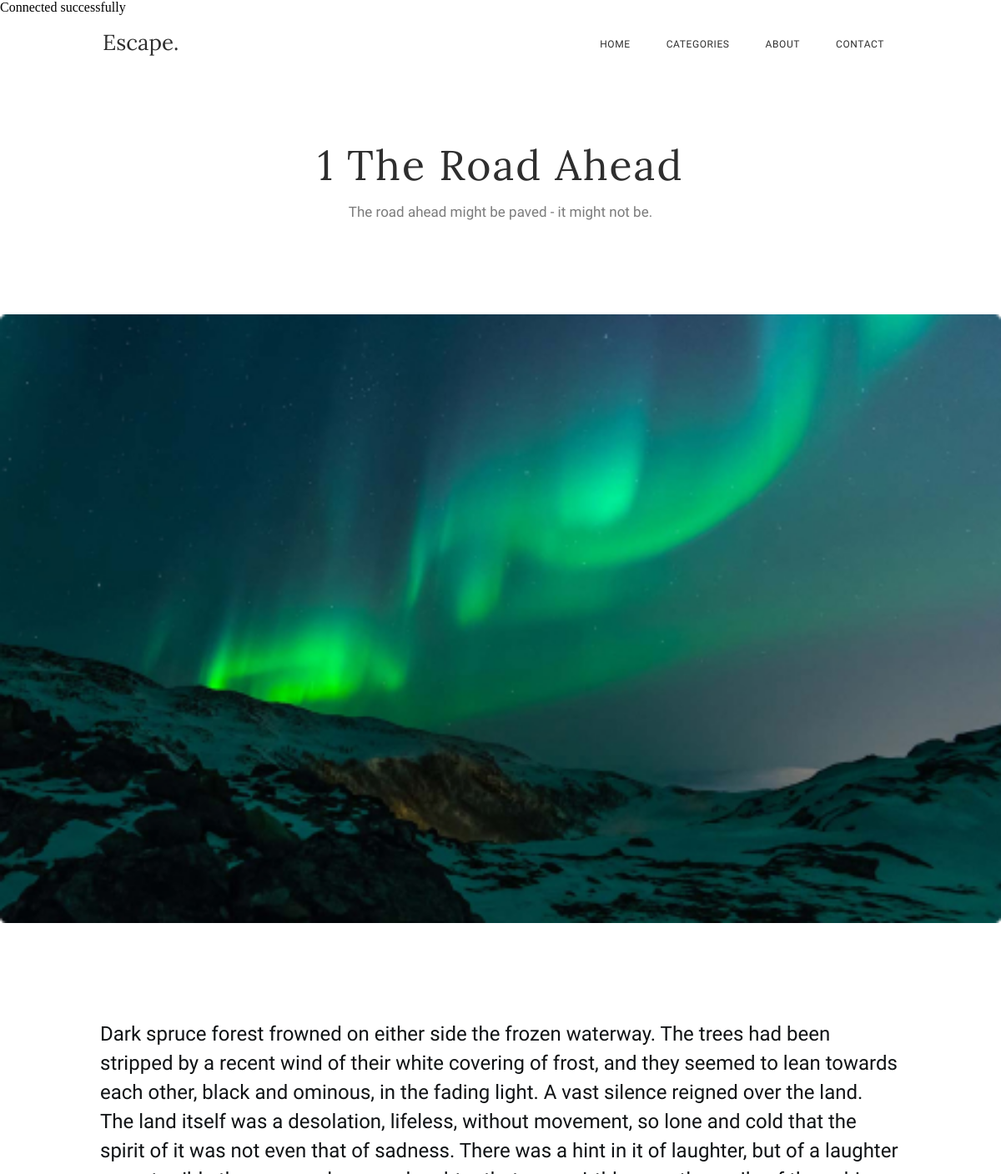
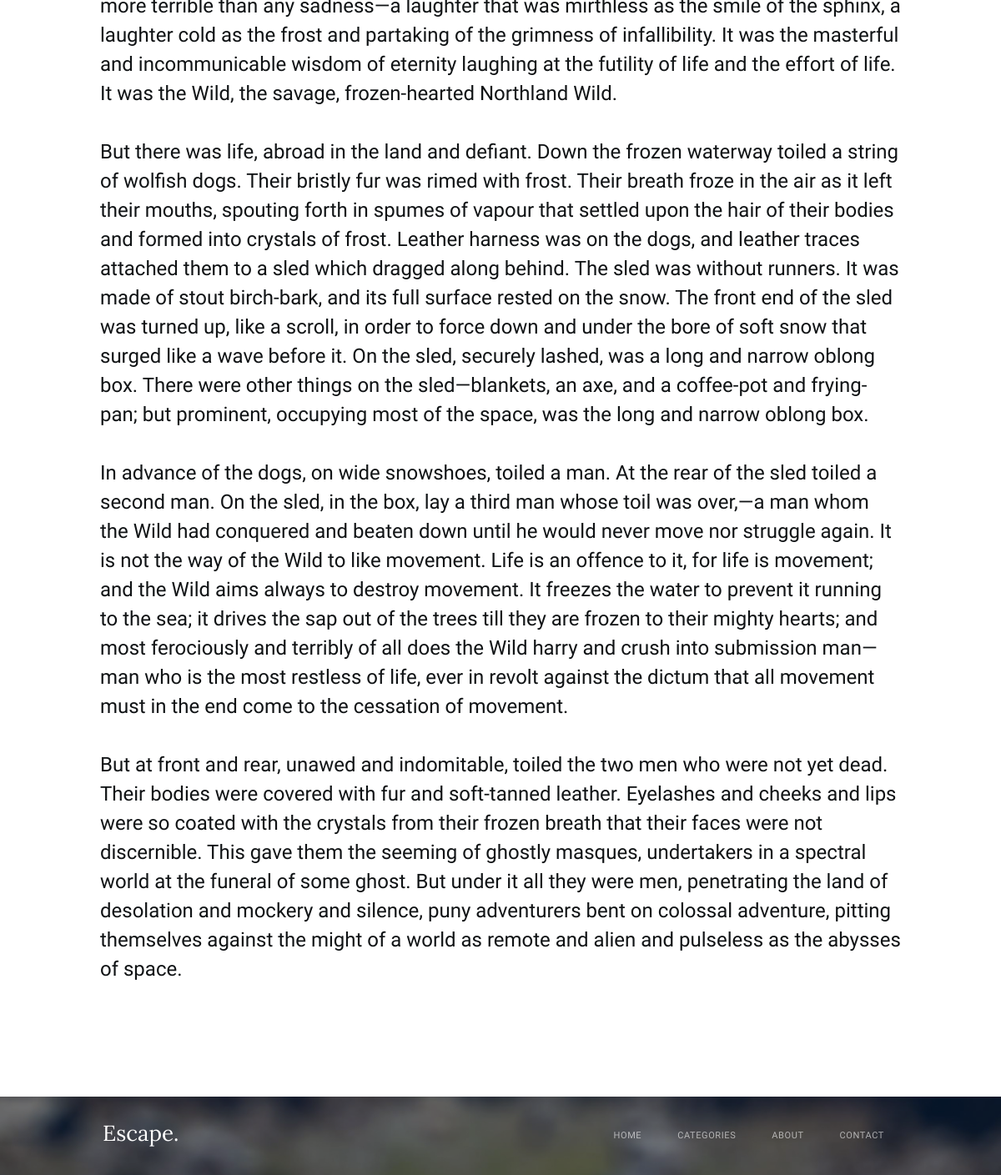
Page /post?id=1 on the committed database (2 pictures, top to bottom).
### tables this page shows
CREATE TABLE `post` (
	`id` INT(10) NOT NULL AUTO_INCREMENT,
	`title` VARCHAR(255) NOT NULL COLLATE 'utf8mb4_unicode_ci',
	`subtitle` VARCHAR(255) NOT NULL COLLATE 'utf8mb4_unicode_ci',
	`img_src` VARCHAR(255) NOT NULL COLLATE 'utf8mb4_unicode_ci',
	`img_alt` VARCHAR(255) NOT NULL COLLATE 'utf8mb4_unicode_ci',
	`author` VARCHAR(255) NOT NULL COLLATE 'utf8mb4_unicode_ci',
	`timestamp` INT(10) NOT NULL,
	`author_img` VARCHAR(255) NOT NULL COLLATE 'utf8mb4_unicode_ci',
	`author_img_alt` VARCHAR(255) NOT NULL COLLATE 'utf8mb4_unicode_ci',
	`label` INT(10) NOT NULL,
	`content` TEXT NOT NULL COLLATE 'utf8mb4_unicode_ci',
	`featured` INT(10) NOT NULL,
	PRIMARY KEY (`id`) USING BTREE
)
COLLATE='utf8mb4_unicode_ci';

### connectDB.php (called while the page is built, shortened)
<?php
function createDBConnection(): mysqli
{
    $conn = new mysqli(HOST, USERNAME, PASSWORD, DATABASE);
    return $conn;
}
function getPostFromDB(&$id, &$post): array
{
    $conn = createDBConnection();
    $sql = "SELECT id, title, subtitle, img_src, img_alt, author, timestamp, author_img, author_img_alt, label, content, featured FROM post WHERE id = {$id}";
    $result = $conn->query($sql);
    if ($result->num_rows == 1) {
        if ($row = $result->fetch_assoc()) {
            $post = $row;
        }
    } else {
        throw new Exception('Страница с таким id не существует');
        header("Location: /404.php");
    }
    return $post;
}
?>

### header.php (called while the page is built)
<?php
    $blockName = 'header-content';
    include 'header-footer_template.php';
?>

### footer.php (called while the page is built)
<?php
    $blockName = 'footer-content';
    include 'header-footer_template.php';
?>

### post.php (the view, shortened to what this page needs)
<?php
    include 'connectDB.php';
    $id = $_GET['id'];
    $post = [];
    try
    {
        getPostFromDB($id, $post);
    }
    catch (Throwable $error)
    {
        echo $error->getMessage();
        exit();
    }
?>
<!DOCTYPE html>
<html lang="en">
	<head>
        <link rel='stylesheet' type='text/css' href='/static/styles/the_road_ahead.css'>
	</head>
	<body>
        <header>
            <?php
                include 'header.php';
            ?>
        </header>
        <main>
            <div class="main-content">
                <div class="main-content__title">
                    <h2 class="main-content__title-item title"><?= $post['id'] ?><?php echo ' ' ?><?= $post['title'] ?></h2>
                    <h2 class="main-content__title-item subtitle"><?= $post['subtitle'] ?></h2>
                </div>
                <img class="image" src="<?= $post['img_src'] ?>" alt="<?= $post['img_alt'] ?>">
                <div class="main-content__text text">
                    <?= $post['content'] ?>
                </div>
            </div>
        </main>
        <footer class="footer">
            <?php
                include 'footer.php';
            ?>
        </footer>
	</body>
</html>

### header-footer_template.php
<?php
$keys = [
    'logo' => 'Escape.',
    'link' => '/home',
];
$item_1 = [
    'link' => '/home',
    'name' => 'HOME',
];
$item_2 = [
    'link' => '#',
    'name' => 'CATEGORIES',
];
$item_3 = [
    'link' => '#',
    'name' => 'ABOUT',
];
$item_4 = [
    'link' => '#',
    'name' => 'CONTACT',
];
?>
<div class="<?= $blockName ?> container">
    <a class="<?= $blockName ?>__logo logo" href="<?= $keys['link'] ?>"><?= $keys['logo'] ?></a>
    <nav class="<?= $blockName ?>__menu">
        <ul class="<?= $blockName ?>__menu-list list">
            <li class="<?= $blockName ?>__menu-item"><a href="<?= $item_1['link'] ?>" class="<?= $blockName ?>__menu-link link"><?= $item_1['name'] ?></a></li>
            <li class="<?= $blockName ?>__menu-item"><a href="<?= $item_2['link'] ?>" class="<?= $blockName ?>__menu-link link"><?= $item_2['name'] ?></a></li>
            <li class="<?= $blockName ?>__menu-item"><a href="<?= $item_3['link'] ?>" class="<?= $blockName ?>__menu-link link"><?= $item_3['name'] ?></a></li>
            <li class="<?= $blockName ?>__menu-item"><a href="<?= $item_4['link'] ?>" class="<?= $blockName ?>__menu-link link"><?= $item_4['name'] ?></a></li>
        </ul>
    </nav>
</div>

### styles/the_road_ahead.css (style rules this page uses)
* { margin: 0; padding: 0; }
.container { max-width: 960px; margin: 0 auto; display: flex; justify-content: space-between; }
a.footer-content__logo { color:rgb(255, 255, 255); }
.header-content__menu-link { color: #2E2E2E; }
.footer-content__menu-link { color: #FFFFFF99; }
a.header-content__logo { color:rgb(46, 46, 46); }
a { text-decoration: none; }
.header-content { padding: 17px 0; }
.logo { width: 92px; height: 26px; padding: 3px 10px 10px 3px; float: left; font: 400 26px/26px 'Lora', serif; }
.list { margin: 0; font-family: 'Oxygen', sans-serif; font-size: 12px; font-weight: 400; line-height: 20px; vertical-align: middle; }
.header-content__menu-list li { display: inline-block; letter-spacing: 0.6px; font: 400 12px/17px 'Oxygen', sans-serif; }
.footer-content__menu-list li { display: inline-block; font-family: 'Oxygen', sans-serif; font-size: 11px; font-weight: 400; line-height: 17px; letter-spacing: 0.6px; }
.link { padding: 10px 20px; display: block; }
.main-content__title { padding-top: 82px; padding-bottom: 113px; }
.title { color:rgb(46, 46, 46); font-family: 'Lora', serif; font-size: 50px; font-weight: 400; line-height: 51px; letter-spacing: 2px; text-align: center; }
.subtitle { text-align: center; color:rgba(46, 46, 46, 0.63); font-family: 'Oxygen', sans-serif; font-size: 17px; font-weight: 400; line-height: 20px; padding-top: 20px; }
.image { width: 100%; border-radius: 3px; }
.text { max-width: 960px; margin: 0 auto; padding: 116px 0px 135px 0px; line-height: 35px; font-family: 'Oxygen', sans-serif; font-size: 24px; font-weight: 400; color: #101315; }
.footer { background-image: url('../images/footer.jpg'); background-blend-mode: overlay; background-color: #4D565D; background-position: center; background-size: cover; padding: 28px 0 27px; }

### rows in the picture
post: id "1", title "The Road Ahead", subtitle "The road ahead might be paved - it might not be.", img_src (picture), content "Dark spruce forest frowned on either side the frozen waterway. The trees had been stripped by a recent wind of their white covering of frost, and they seemed to lean towards each other, black and ominous, in the fading light. A vast silence reigned over the land. The land itself was a desolation, lifeless, without movement, so lone and cold that the spirit of it was not even that of sadness. There was a hint in it of laughter, but of a laughter more terrible than any sadness—a laughter that was mirthless as the smile of the sphinx, a laughter cold as the frost and partaking of the grimness of infallibility. It was the masterful and incommunicable wisdom of eternity laughing at the futility…"

### other values in the picture
$keys['logo'] "Escape. Escape."
$item_1['name'] "HOME HOME"
$item_2['name'] "CATEGORIES CATEGORIES"
$item_3['name'] "ABOUT ABOUT"
$item_4['name'] "CONTACT CONTACT"
